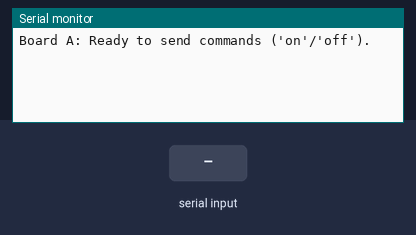
Bench run of a sketch on a simulated Arduino Uno, built with avr-gcc and run on an emulated ATmega328P. Parts: the last lines printed to the serial monitor. Inputs (shaded band) come from the test bench.

Above: at 1.2 s.
1.3 s: "on\n" received over Serial
At 2.4 s:
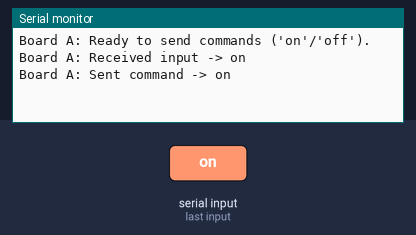
2.8 s: "off\n" received over Serial
At 3.6 s:
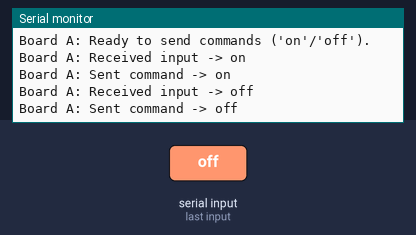
4.3 s: "1\n" received over Serial
At 5.8 s:
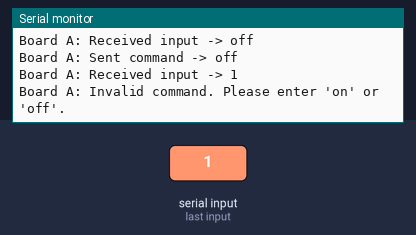

Measured:
- after the input at 1.3 s, the serial monitor: prints a new line at once (image 1)
- after the input at 2.8 s, the serial monitor: prints a new line at once (image 2)
- after the input at 4.3 s, the serial monitor: prints a new line at once (image 3)

The sketch:

Task2_BoardA.ino
```cpp
#include <SoftwareSerial.h>


SoftwareSerial mySerial(10, 11); // RX (pin 11), TX (pin 10) -- TX only is used on Board A

void setup() {

  mySerial.begin(9600);


  Serial.begin(9600);
  while (!Serial) {
    ;
  }
  Serial.println("Board A: Ready to send commands ('on'/'off').");
}

void loop() {

  if (Serial.available()) {
    String userInput = Serial.readStringUntil('\n');
    userInput.trim(); // Remove any trailing newline or carriage return
    Serial.print("Board A: Received input -> ");
    Serial.println(userInput);

    // Validate input
    if (userInput.equalsIgnoreCase("on") || userInput.equalsIgnoreCase("off")) {
      mySerial.println(userInput);  // Send data through TX pin 10
      Serial.print("Board A: Sent command -> ");
      Serial.println(userInput);
      delay(1000); // 1-second delay after sending
    } else {
      Serial.println("Board A: Invalid command. Please enter 'on' or 'off'.");
    }
  }
}
```
